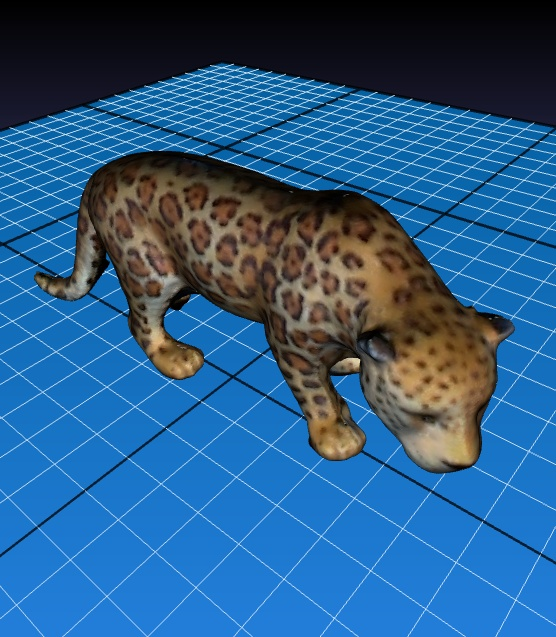
#> input picture Computer Vision and Applications_Homework#3/L.jpg, 556 x 637 px
$ jupyter execute --allow-errors 'M11012002_run in google colab.ipynb'
#> lines starting #> are read from the running program, lines starting #| are printed output that depends on the picture; after the words box and inside, x2 and y2 are one past the last pixel; in counts of white or black regions, pixels touching at a corner belong together
[cell 1]
from IPython.core.display import Image
from numpy.lib.function_base import append
import numpy as np
from google.colab.patches import cv2_imshow
import cv2 # 導入OpenCV函式庫
from google.colab import files
import matplotlib.pyplot as plt

L = cv2.imread('L.jpg')
#> L is the input picture: shape (637, 556, 3); mean B, G, R 136.1, 92.3, 42.3
R = cv2.imread('R.jpg')
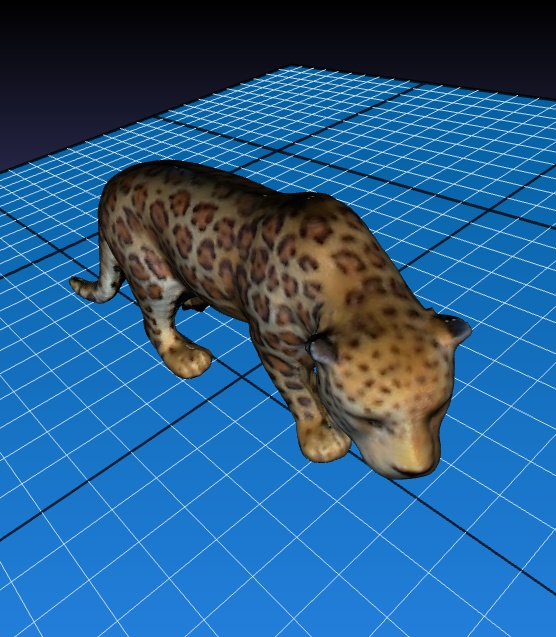
#> input picture Computer Vision and Applications_Homework#3/R.jpg, 556 x 637 px
#> R is the input picture: shape (637, 556, 3); mean B, G, R 137.9, 92, 40
from IPython.core.display import Image
from numpy.lib.function_base import append
import numpy as np
from google.colab.patches import cv2_imshow
import cv2 # 導入OpenCV函式庫
from google.colab import files
import matplotlib.pyplot as plt

L = cv2.imread('L.jpg')
R = cv2.imread('R.jpg')
Lgary = cv2.cvtColor(L, cv2.COLOR_BGR2GRAY)
Rgray = cv2.cvtColor(R, cv2.COLOR_BGR2GRAY)


# ======================================eight points======================================
pts = np.array([[3,244],[225,147],[233,376],[445,214],[14,223],[224,135],[487,211],[234,422]]) #left points
ptsp = np.array([[60,251],[278,151],[242,377],[489,210],[74,231],[279,138],[535,205],[236,421]]) #right pointsp
for i in range(0, len(pts)):
      # print(corners[i,0])
      # print(corners[i,1])
      cv2.circle(R, (int(ptsp[i,0]), int(ptsp[i,1])), 4, (0,255,0), 0)
      cv2.circle(L, (int(pts[i,0]), int(pts[i,1])), 4, (0,255,0), 0)
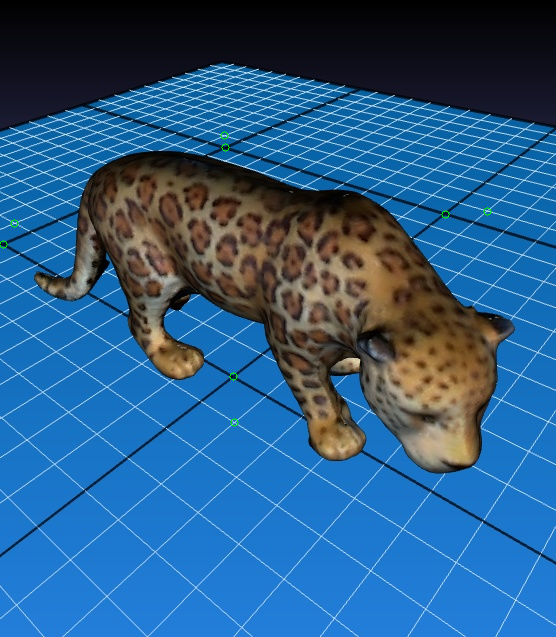
#> L: shape (637, 556, 3); 0.04% of pixels changed, all inside (x1, y1, x2, y2) = (0, 131, 492, 427)
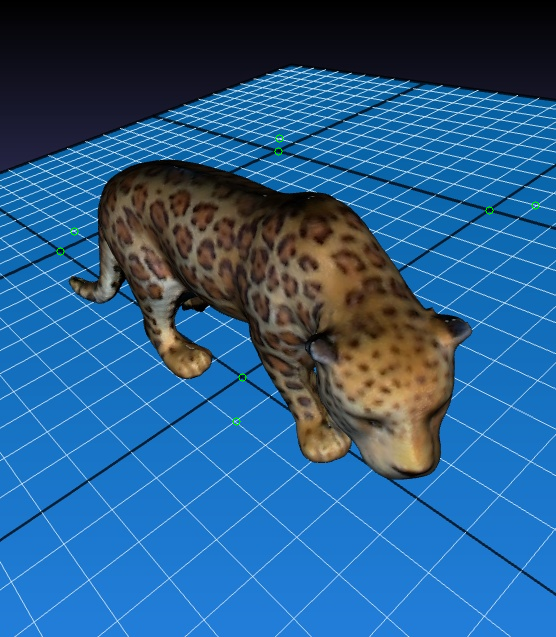
#> R: shape (637, 556, 3); 0.05% of pixels changed, all inside (x1, y1, x2, y2) = (56, 134, 540, 426)
# cv2_imshow(L)
# cv2_imshow(R)
# =========================================================================================

F, mask = cv2.findFundamentalMat(pts, ptsp, cv2.FM_8POINT)# find Fundamental matrix
#> F = [[-1.37e-06, 5.26e-05, -0.0126], [-5.01e-05, 8.87e-06, 0.00867], [0.0129, -0.0154, 1]]; mask = [1, 1, 1, 1, 1, 1, 1, 1]

# =====================draw epipolar lines===============================================
def drawlines(img1,img2,lines,pts1,pts2):
  r,c = img1.shape
  img1 = cv2.cvtColor(img1,cv2.COLOR_GRAY2BGR)
  img2 = cv2.cvtColor(img2,cv2.COLOR_GRAY2BGR)
  for r,pt1,pt2 in zip(lines,pts1,pts2):
    color = tuple(np.random.randint(0,255,3).tolist())
    x0,y0 = map(int, [0, -r[2]/r[1] ])
    x1,y1 = map(int, [c, -(r[2]+r[0]*c)/r[1] ])
    img1 = cv2.line(img1, (x0,y0), (x1,y1), color,1)
    img1 = cv2.circle(img1,tuple(pt1),5,color,-1)
    img2 = cv2.circle(img2,tuple(pt2),5,color,-1)
  return img1,img2
# ========================================================================================

# Find epilines corresponding to points in right image (second image) and
# drawing its lines on left image
lines1 = cv2.computeCorrespondEpilines(ptsp.reshape(-1,1,2), 2,F)
#> lines1 = [[0.0203, -1, 241.4], [0.994, 0.114, -243.3], [-0.994, 0.105, 189.6], [0.136, 0.991, -273], [0.124, -0.992, 217], [0.996, 0.0895, -237.9], [0.126, 0.992, -271.3], [-0.996, 0.0871, 194.5]]
lines1 = lines1.reshape(-1,3)
img5,img6 = drawlines(Lgary,Rgray,lines1,pts,ptsp)
#> the loop in drawlines, `for r,pt1,pt2 in zip(lines,pts1,pts2):` made 8 passes
#> (r, pt1, pt2, color, y0, y1) on passes 1 to 8: ([0.0203, -1, 241.4], [3, 244], [60, 251], (172, 47, 117), 241, 252), ([0.994, 0.114, -243.3], [225, 147], [278, 151], (192, 67, 251), 2138, -2717), ([-0.994, 0.105, 189.6], [233, 376], [242, 377], (195, 103, 9), -1800, 3448), ([0.136, 0.991, -273], [445, 214], [489, 210], (211, 21, 242), 275, 199), ([0.124, -0.992, 217], [14, 223], [74, 231], (36, 87, 70), 218, 288), ([0.996, 0.0895, -237.9], [224, 135], [279, 138], (216, 88, 140), 2658, -3530), ([0.126, 0.992, -271.3], [487, 211], [535, 205], (58, 193, 230), 273, 202), ([-0.996, 0.0871, 194.5], [234, 422], [236, 421], (39, 87, 174), -2231, 4124)
#> pass 1, in drawlines, `img1 = cv2.line(img1, (x0,y0), (x1,y1), color,1)`:
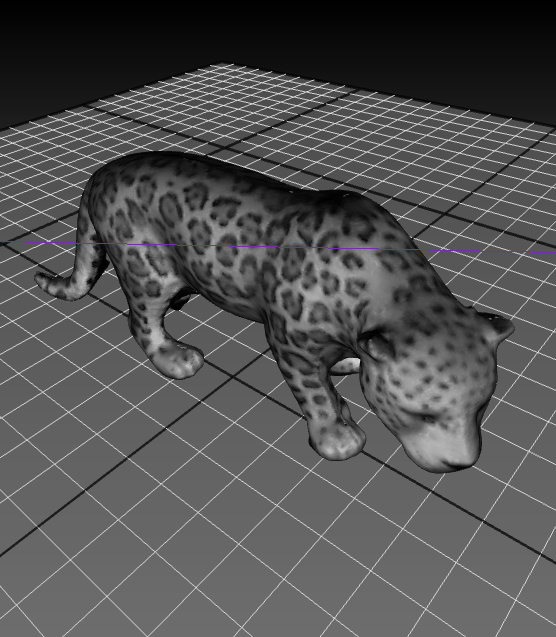
#> img1: shape (637, 556, 3); mean B, G, R 82.4, 82.2, 82.3
#> after the loop in drawlines, `for r,pt1,pt2 in zip(lines,pts1,pts2):`:
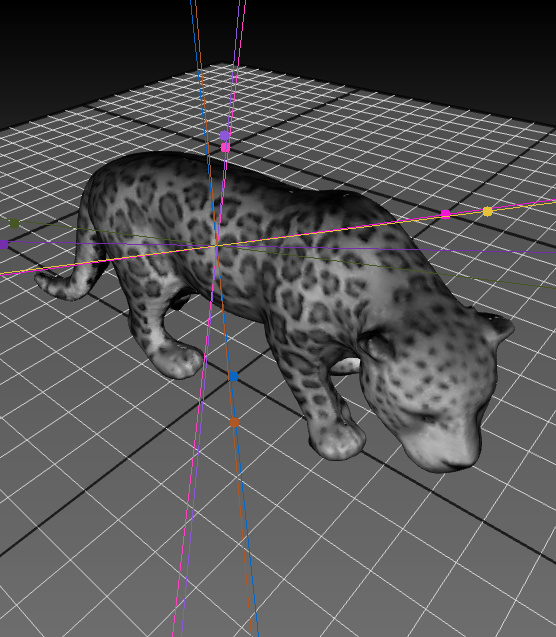
#> img1: shape (637, 556, 3); mean B, G, R 83.1, 82.3, 83.3
#> after the loop in drawlines, `for r,pt1,pt2 in zip(lines,pts1,pts2):`:
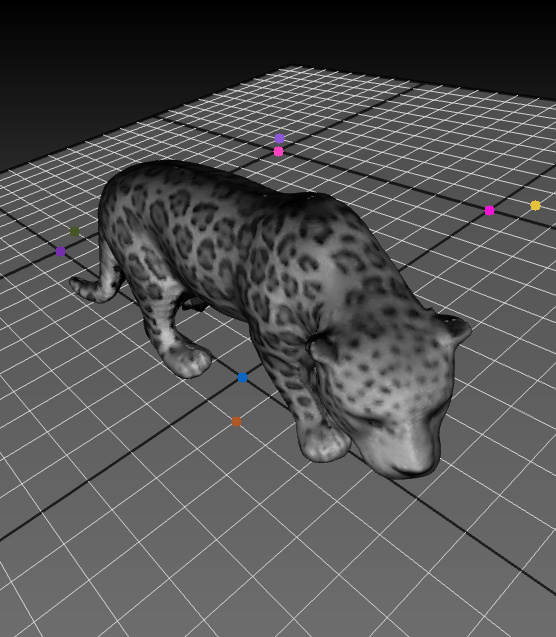
#> img2: shape (637, 556, 3); mean B, G, R 81.8, 81.7, 81.8
# ========================================================================================

# Find epilines corresponding to points in left image (first image) and
# drawing its lines on right image
lines2 = cv2.computeCorrespondEpilines(pts.reshape(-1,1,2), 1,F)
#> lines2 = [[0.0182, 1, -254.3], [-0.971, -0.241, 303.4], [0.999, 0.0496, -262.7], [-0.168, -0.986, 288.3], [-0.0926, 0.996, -225.5], [-0.974, -0.225, 300.4], [-0.157, -0.988, 286.2], [0.997, 0.0752, -268.7]]
lines2 = lines2.reshape(-1,3)
img3,img4 = drawlines(Rgray,Lgary,lines2,ptsp,pts)
#> the loop in drawlines (call 2), `for r,pt1,pt2 in zip(lines,pts1,pts2):` made 8 passes
#> (r, pt1, pt2, color, y0, y1) on passes 1 to 8: ([0.0182, 1, -254.3], [60, 251], [3, 244], (88, 81, 165), 254, 244), ([-0.971, -0.241, 303.4], [278, 151], [225, 147], (25, 77, 72), 1261, -982), ([0.999, 0.0496, -262.7], [242, 377], [233, 376], (9, 148, 115), 5298, -5900), ([-0.168, -0.986, 288.3], [489, 210], [445, 214], (208, 243, 197), 292, 197), ([-0.0926, 0.996, -225.5], [74, 231], [14, 223], (254, 79, 175), 226, 278), ([-0.974, -0.225, 300.4], [279, 138], [224, 135], (192, 82, 99), 1335, -1073), ([-0.157, -0.988, 286.2], [535, 205], [487, 211], (216, 177, 243), 289, 201), ([0.997, 0.0752, -268.7], [236, 421], [234, 422], (29, 147, 147), 3574, -3800)
#> pass 1, in drawlines (call 2), `img1 = cv2.line(img1, (x0,y0), (x1,y1), color,1)`:
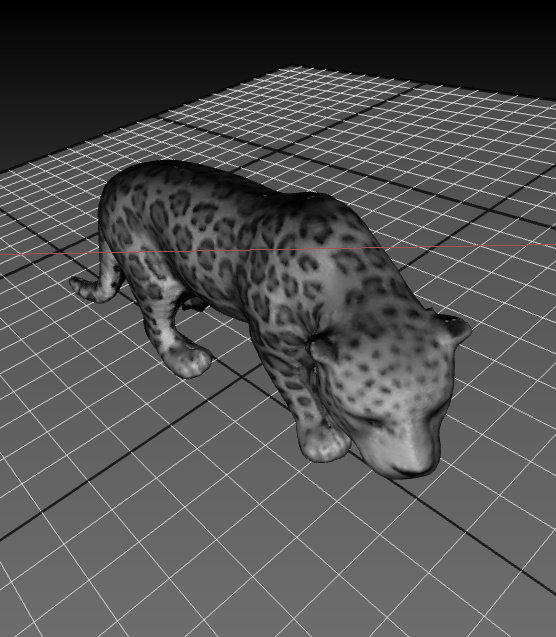
#> img1: shape (637, 556, 3); mean B, G, R 81.7, 81.7, 81.8
#> pass 2, in drawlines (call 2), `img1 = cv2.line(img1, (x0,y0), (x1,y1), color,1)`:
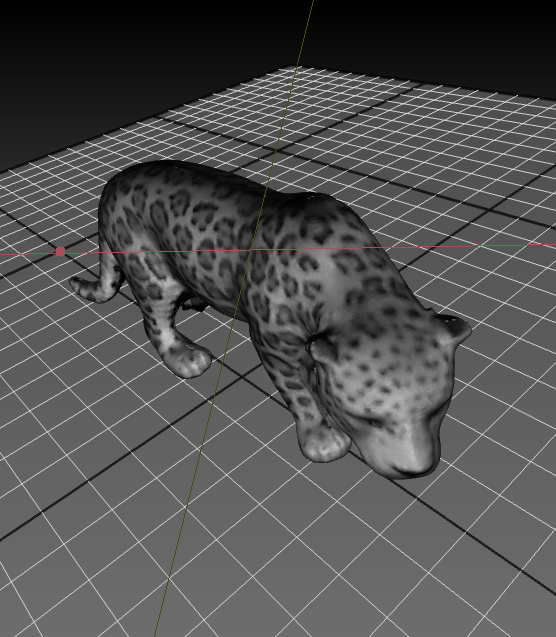
#> img1: shape (637, 556, 3); mean B, G, R 81.6, 81.7, 81.8
#> after the loop in drawlines (call 2), `for r,pt1,pt2 in zip(lines,pts1,pts2):`:
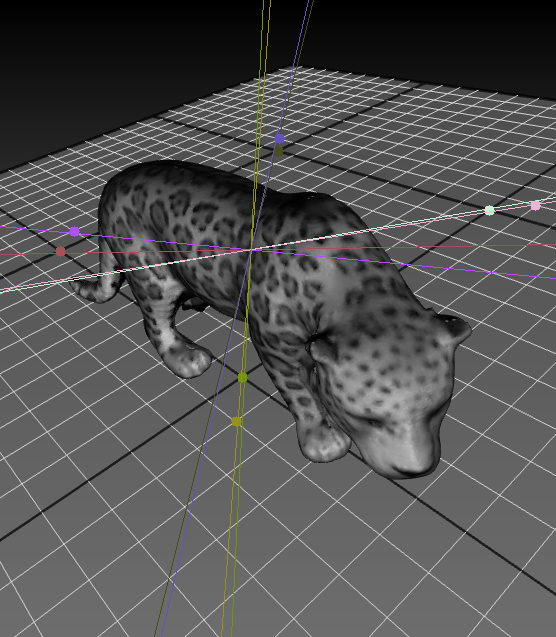
#> img1: shape (637, 556, 3); 1.11% of pixels changed, all inside (x1, y1, x2, y2) = (0, 0, 556, 637)
#> after the loop in drawlines (call 2), `for r,pt1,pt2 in zip(lines,pts1,pts2):`:
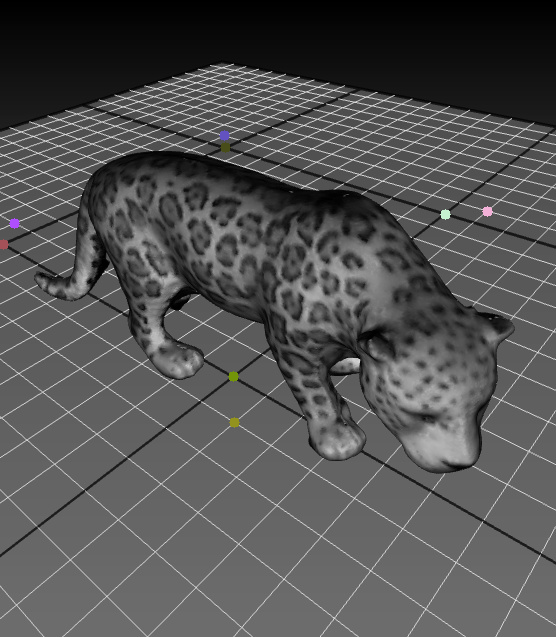
#> img2: shape (637, 556, 3); mean B, G, R 82.4, 82.4, 82.4
cv2_imshow(img5)
cv2_imshow(img3)
#> (the rest of this cell did not finish here and is left out)
